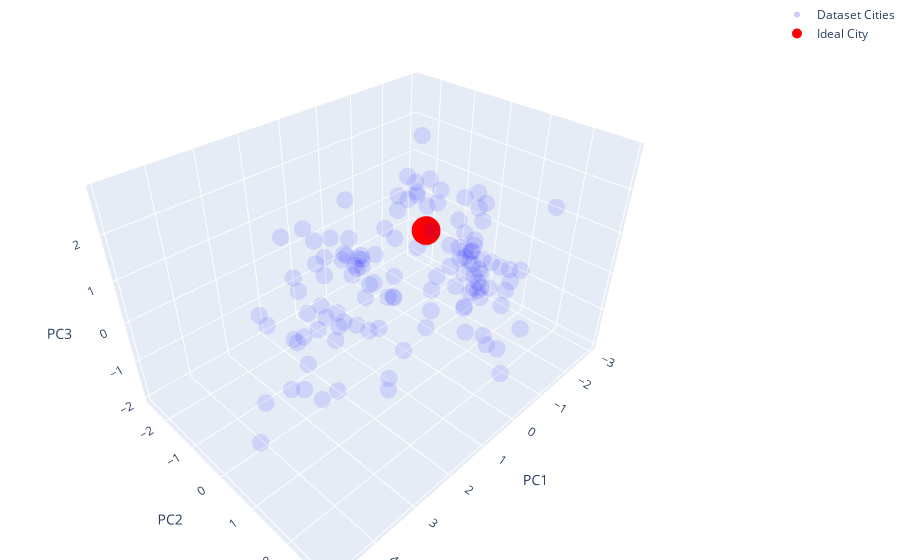

This figure's notebook cell:
### Code cell
import plotly.graph_objects as go

# Create a trace for the original PCA transformed points
trace1 = go.Scatter3d(
    x=train_df_pca.iloc[:, 0],
    y=train_df_pca.iloc[:, 1],
    z=train_df_pca.iloc[:, 2],
    mode='markers',
    marker=dict(
        size=6,
        color='blue',                # set color to blue
        opacity=0.1                   # set opacity to make points faint
    ),
    text=train_df_pca['city_ascii'],  # add labels
    hoverinfo='text',
    name='Dataset Cities'
)

# Create a trace for the new point
trace2 = go.Scatter3d(
    x=[new_point_pca[0][0]],
    y=[new_point_pca[0][1]],
    z=[new_point_pca[0][2]],
    mode='markers',
    marker=dict(
        size=10,
        color='red',                 # set color to red
    ),
    name='Ideal City'
)

# Define the layout
layout = go.Layout(
    margin=dict(
        l=0,
        r=0,
        b=0,
        t=0
    ),
    scene=dict(
        xaxis_title='PC1',
        yaxis_title='PC2',
        zaxis_title='PC3'
    )
)

# Create the figure and add traces
fig = go.Figure(data=[trace1, trace2], layout=layout)

# Show the plot
fig.show()

### Figure 1 — Plotly figure (JSON) as saved in the notebook; plotly's stock layout.template omitted (floating-point values rounded to 4 significant figures)
{"data": [{"hoverinfo": "text", "marker": {"color": "blue", "opacity": 0.1, "size": 6}, "mode": "markers", "name": "Dataset Cities", "text": ["Honolulu", "Seattle", "Canberra", "Adelaide", "Boston", "Sacramento", "San Diego", "Singapore", "Oslo", "Los Angeles", "Copenhagen", "London", "Chicago", "Brisbane", "Miami", "Sydney", "Perth", "Denver", "Minneapolis", "Tampa", "Tucson", "Melbourne", "Atlanta", "Dallas", "Paris", "Dublin", "Austin", "Seoul", "Auckland", "Wellington", "Phoenix", "Vancouver", "Ottawa", "Las Vegas", "Calgary", "Toronto", "Milan", "Hamburg", "Hong Kong", "Columbus", "Frankfurt", "Edmonton", "Berlin", "Brussels", "Halifax", "Houston", "Stockholm", "Saint Petersburg", "Amsterdam", "Winnipeg", "San Antonio", "Montreal", "Dubai", "Rome", "Vienna", "Edinburgh", "Prague", "Montevideo", "Athens", "Tallinn", "Barcelona", "Tokyo", "Taipei", "Riga", "Thessaloniki", "Ljubljana", "Beirut", "Zagreb", "Santiago", "Riyadh", "Madrid", "Lisbon", "Vilnius", "Budapest", "Muscat", "Panama City", "Valencia", "Monterrey", "Warsaw", "Mexico City", "Porto", "Sofia", "Bucharest", "Bangkok", "Guadalajara", "Belgrade", "Yerevan", "Shanghai", "Rio de Janeiro", "Tbilisi", "Beijing", "Manila", "Sarajevo", "Porto Alegre", "Johannesburg", "Curitiba", "Minsk", "Belo Horizonte", "Skopje", "Lima", "Ho Chi Minh City", "Moscow", "Kuala Lumpur", "Colombo", "Jakarta", "Pretoria", "Almaty", "Hanoi", "Cape Town", "Durban", "Istanbul", "Baku", "Nairobi", "Tehran", "Buenos Aires", "Lviv", "Dhaka", "Ankara", "Mumbai", "Lagos", "Cairo", "Kolkata", "Lahore", "Karachi"], "type": "scatter3d", "x": [0.05531, -1.542, -1.48, -0.7673, -2.21, -1.465, -1.164, -0.5584, -2.488, 0.2548, -2.689, -0.6087, -1.4, -0.3946, 0.01006, -0.861, -0.5276, -2.109, -1.975, -1.032, -1.461, -0.7117, -1.082, -1.408, -0.165, -0.8041, -1.469, -1.211, -0.5897, -0.893, -0.9526, -1.605, -1.889, -1.1, -1.765, -1.198, -0.2095, -1.907, 0.0809, -2.05, -2.23, -1.518, -1.708, -0.6094, -1.569, -0.6051, -1.972, -1.088, -2.714, -0.8734, -1.176, -1.498, -1.023, 0.1769, -2.924, -1.801, -1.468, 0.6475, 0.724, -1.983, 0.2098, -1.034, -0.2844, -0.8865, 0.3201, -2.035, 2.186, -1.502, 1.375, -0.3162, -1.814, -0.4537, -1.568, -0.4323, -0.7397, 2.036, -1.412, 1.04, -0.5569, 2.797, -0.9379, -0.201, 0.1001, 2.825, 1.961, 0.2055, -0.4151, 0.4013, 3.343, 0.2508, -0.02676, 4.07, -0.0147, 1.671, 1.299, 0.8741, -0.1995, 2.366, 0.4359, 3.211, 2.972, 0.6223, 2.501, 3.461, 3.668, 1.546, 1.125, 1.652, 0.9711, 1.254, 1.479, 0.638, 3.084, 1.861, 1.927, 0.001112, 4.128, 0.358, 3.166, 4.846, 3.007, 3.124, 1.758, 3.254], "y": [2.557, 1.975, 0.5821, 1.024, 1.05, 0.8248, 2.009, 2.889, 0.02914, 2.732, -0.2538, 1.18, 1.542, 1.574, 2.398, 1.71, 1.441, 0.6558, 0.528, 1.827, 0.7814, 1.399, 1.336, 0.8426, 0.4309, 0.9574, 1.075, -0.8397, 1.301, 0.9667, 0.9663, 0.4939, -0.01061, -0.1117, 0.3795, 0.3708, -0.6484, 0.03565, 0.6563, -0.05692, -0.1936, 0.1885, -0.2218, 0.1727, 0.1054, 1.764, 0.1139, 0.7329, -0.08197, -0.0598, 0.866, -0.1038, 0.8956, -0.2516, -0.8674, -0.1414, -0.8095, 0.02851, -0.5793, -1.201, -0.2158, -0.4206, -0.3455, -1.261, -1.437, -1.692, -1.003, -1.751, -0.5758, -0.6435, -0.7945, -0.482, -1.217, -1.46, -0.3989, 0.7188, -0.3939, -0.5459, -1.26, 0.8078, -0.6696, -1.779, -1.943, 0.6395, 0.4691, -1.888, -2.425, -1.168, 1.014, -2.234, -1.471, 1.13, -1.98, -0.4368, 0.7099, -0.1614, -1.653, 0.4221, -2.599, 0.312, -0.05078, -0.5525, 1.384, 0.9321, 0.8588, 0.941, -1.627, -1.403, 0.8117, 0.3685, -1.034, -2.362, 0.3287, -1.769, -0.2238, -1.872, 0.3607, -2.352, 0.8016, 1.2, -1.022, 0.317, -2.039, -0.8696], "z": [1.149, -1.225, 0.4962, 0.7165, -1.003, -0.2629, 0.5423, 2.575, 0.327, -0.8733, 0.4828, -1.238, -1.984, 0.9685, 0.4913, 0.6223, 0.29, -1.075, -1.348, 0.5362, -0.1738, 0.03646, -1.512, -0.6943, -1.289, -0.7496, 0.147, -0.2085, 0.03779, 0.6508, -0.4504, -0.2392, 0.2446, -0.6293, 0.1408, -0.715, -1.019, -0.3992, 1.425, -0.9715, -0.4501, -0.1893, -0.6906, -1.199, 0.0468, -1.24, -0.4888, -1.081, 0.6634, -0.8701, -0.1577, 0.04865, 1.939, -0.6345, 0.4313, 0.5673, 0.7951, -0.224, -0.5081, 1.15, -0.03038, 0.3085, 2.118, -0.007703, -0.5395, 0.8683, 0.1911, 0.6841, -0.8186, 1.209, 0.7482, 1.476, 0.8796, -0.3412, 2.84, 1.783, 1.377, 0.4939, 0.3998, -0.9109, 1.405, -0.4955, -0.2983, 1.702, 0.0256, -0.3948, 0.7359, -0.1942, -0.6083, 0.0679, -0.2951, 0.2305, -0.4127, -0.3313, -1.663, 0.1677, -0.6748, 0.1948, -0.7363, -0.9348, 1.386, -0.2079, 0.7373, 1.404, 0.8508, -1.662, -1.099, 1.264, -1.018, -0.5204, -0.9064, 0.1072, -0.3538, -1.739, -0.7967, 0.1056, -0.601, -0.4695, 0.8098, -0.4012, -0.2429, 0.332, 0.8339, 0.2393]}, {"marker": {"color": "red", "size": 10}, "mode": "markers", "name": "Ideal City", "type": "scatter3d", "x": [-0.8747], "y": [-0.3107], "z": [0.6153]}], "layout": {"autosize": true, "margin": {"b": 0, "l": 0, "r": 0, "t": 0}, "scene": {"aspectmode": "auto", "aspectratio": {"x": 1.316, "y": 0.9297, "z": 0.8171}, "xaxis": {"title": {"text": "PC1"}, "type": "linear"}, "yaxis": {"title": {"text": "PC2"}, "type": "linear"}, "zaxis": {"title": {"text": "PC3"}, "type": "linear"}}}}
